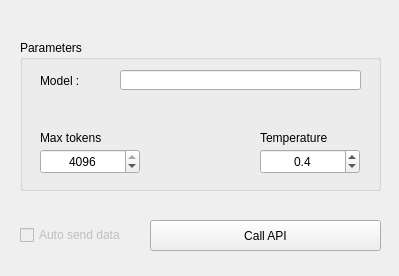
<?xml version="1.0" encoding="UTF-8"?>
<ui version="4.0">
 <class>Form</class>
 <widget class="QWidget" name="Form">
  <property name="geometry">
   <rect>
    <x>0</x>
    <y>0</y>
    <width>399</width>
    <height>276</height>
   </rect>
  </property>
  <property name="windowTitle">
   <string>Form</string>
  </property>
  <widget class="QGroupBox" name="groupBox">
   <property name="geometry">
    <rect>
     <x>20</x>
     <y>40</y>
     <width>361</width>
     <height>151</height>
    </rect>
   </property>
   <property name="title">
    <string>Parameters</string>
   </property>
   <widget class="QLineEdit" name="modelName">
    <property name="geometry">
     <rect>
      <x>100</x>
      <y>30</y>
      <width>241</width>
      <height>20</height>
     </rect>
    </property>
   </widget>
   <widget class="QLabel" name="label_6">
    <property name="geometry">
     <rect>
      <x>20</x>
      <y>90</y>
      <width>100</width>
      <height>15</height>
     </rect>
    </property>
    <property name="text">
     <string>Max tokens</string>
    </property>
    <property name="alignment">
     <set>Qt::AlignLeading|Qt::AlignLeft|Qt::AlignVCenter</set>
    </property>
   </widget>
   <widget class="QLabel" name="label_3">
    <property name="geometry">
     <rect>
      <x>240</x>
      <y>90</y>
      <width>100</width>
      <height>15</height>
     </rect>
    </property>
    <property name="text">
     <string>Temperature</string>
    </property>
    <property name="alignment">
     <set>Qt::AlignLeading|Qt::AlignLeft|Qt::AlignVCenter</set>
    </property>
   </widget>
   <widget class="QSpinBox" name="boxMaxTokens">
    <property name="geometry">
     <rect>
      <x>20</x>
      <y>109</y>
      <width>100</width>
      <height>25</height>
     </rect>
    </property>
    <property name="minimumSize">
     <size>
      <width>0</width>
      <height>25</height>
     </size>
    </property>
    <property name="maximumSize">
     <size>
      <width>100</width>
      <height>16777215</height>
     </size>
    </property>
    <property name="alignment">
     <set>Qt::AlignCenter</set>
    </property>
    <property name="maximum">
     <number>4096</number>
    </property>
    <property name="value">
     <number>4096</number>
    </property>
   </widget>
   <widget class="QDoubleSpinBox" name="boxTemperature">
    <property name="geometry">
     <rect>
      <x>240</x>
      <y>109</y>
      <width>100</width>
      <height>25</height>
     </rect>
    </property>
    <property name="minimumSize">
     <size>
      <width>0</width>
      <height>25</height>
     </size>
    </property>
    <property name="maximumSize">
     <size>
      <width>100</width>
      <height>16777215</height>
     </size>
    </property>
    <property name="alignment">
     <set>Qt::AlignCenter</set>
    </property>
    <property name="decimals">
     <number>1</number>
    </property>
    <property name="maximum">
     <double>1.000000000000000</double>
    </property>
    <property name="singleStep">
     <double>0.100000000000000</double>
    </property>
    <property name="value">
     <double>0.400000000000000</double>
    </property>
   </widget>
   <widget class="QLabel" name="label">
    <property name="geometry">
     <rect>
      <x>20</x>
      <y>30</y>
      <width>41</width>
      <height>21</height>
     </rect>
    </property>
    <property name="text">
     <string>Model :</string>
    </property>
   </widget>
  </widget>
  <widget class="QPushButton" name="callApi">
   <property name="geometry">
    <rect>
     <x>150</x>
     <y>220</y>
     <width>231</width>
     <height>31</height>
    </rect>
   </property>
   <property name="text">
    <string>Call API</string>
   </property>
  </widget>
  <widget class="QCheckBox" name="checkBox_send">
   <property name="enabled">
    <bool>false</bool>
   </property>
   <property name="geometry">
    <rect>
     <x>20</x>
     <y>225</y>
     <width>121</width>
     <height>20</height>
    </rect>
   </property>
   <property name="text">
    <string>Auto send data</string>
   </property>
  </widget>
 </widget>
 <resources/>
 <connections/>
</ui>
